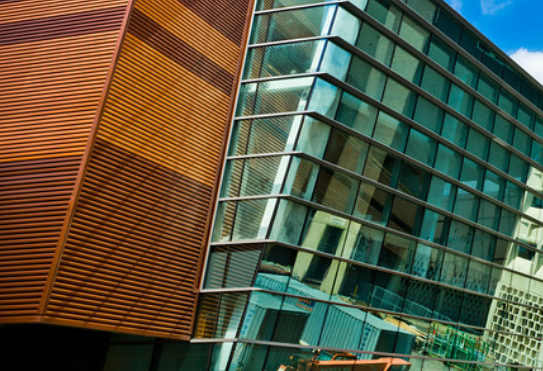
#> input picture ImageStitching/images/t2_1.png, 543 x 371 px; its folder holds 4 pictures in this run
$ python t2.py   (Python 2 division)
#> lines starting #> are read from the running program, lines starting #| are printed output that depends on the picture
# 1. Only add your code inside the function (including newly improted packages).
#  You can design a new function and call the new function in the given functions.
# 2. For bonus: Give your own picturs. If you have N pictures, name your pictures such as ["t3_1.png", "t3_2.png", ..., "t3_N.png"], and put them inside the folder "images".
# 3. Not following the project guidelines will result in a 10% reduction in grades

import cv2
import numpy as np
import matplotlib.pyplot as plt
import json


def Overlap(img1,img2):
    olap=0
    matches1=[]
    matches2=[]
    keypoints1, descriptors1 = cv2.SIFT_create(450).detectAndCompute(img1,None)
    keypoints2, descriptors2 = cv2.SIFT_create(450).detectAndCompute(img2,None)
    for i in range(len(descriptors1)):
        for j in range(len(descriptors2)):
           dist=np.linalg.norm(descriptors1[i]-descriptors2[j])/len(descriptors1)
           if(dist<0.3):
                matches1.append(keypoints1[i].pt)
                matches2.append(keypoints2[j].pt)
    if len(matches1)>40:
        m1=np.array(matches1).reshape(-1,1,2)
        m2=np.array(matches2).reshape(-1,1,2)
        retval,_ = cv2.findHomography(m1, m2, cv2.RANSAC, 5)

        #images width and height
        h1,w1,_=img1.shape
        h2,w2,_=img2.shape

        tmpwp1 = np.float32([[0,0],[0,h1],[w1,h1],[w1,0]]).reshape(-1,1,2)
        wp2 = np.float32([[0,0],[0,h2],[w2,h2],[w2,0]]).reshape(-1,1,2)
        wp1= cv2.perspectiveTransform(tmpwp1, retval)
        w = np.concatenate((wp1,wp2), axis=0)


        (l, t),(r, b) = np.int32(w.min(axis=0).ravel()), np.int32(w.max(axis=0).ravel())
        translation = np.array([[1.0, 0.0, -l], [0.0, 1.0, -t], [0.0, 0.0, 1.0]])
        warp_img1 = cv2.warpPerspective(img1, translation.dot(retval), (r-l, b-t))
        warp_img2 = cv2.warpPerspective(img2, translation,(r-l, b-t))

        img1_gray = cv2.cvtColor(warp_img1, cv2.COLOR_BGR2GRAY)
        img2_gray = cv2.cvtColor(warp_img2, cv2.COLOR_BGR2GRAY)
        i1=cv2.threshold(img1_gray, 1,255, cv2.THRESH_BINARY)[1]
        i2=cv2.threshold(img2_gray, 1,255, cv2.THRESH_BINARY)[1]
        result=cv2.bitwise_and(i1,i2)
        r=np.where(result>0,1,0)
        olap=(np.sum(r)/(i1.shape[0]*i1.shape[1]))+2
    return olap*100


def stitch_background(img1, img2):
    "The output image should be saved in the savepath."
    "Do NOT modify the code provided."
    matches1=[]
    matches2=[]
    keypoints1, descriptors1 = cv2.SIFT_create(450).detectAndCompute(img1,None)
    keypoints2, descriptors2 = cv2.SIFT_create(450).detectAndCompute(img2,None)
    for i in range(len(descriptors1)):
        for j in range(len(descriptors2)):
           dist=np.linalg.norm(descriptors1[i]-descriptors2[j])/len(descriptors1)
           if(dist<0.5):
                matches1.append(keypoints1[i].pt)
                matches2.append(keypoints2[j].pt)

    m1=np.array(matches1).reshape(-1,1,2)
    m2=np.array(matches2).reshape(-1,1,2)
    retval,_ = cv2.findHomography(m1, m2, cv2.RANSAC, 5)

    #images width and height
    h1,w1,_=img1.shape
    h2,w2,_=img2.shape

    #print(len(matches1))
    tmpwp1 = np.float32([[0,0],[0,h1],[w1,h1],[w1,0]]).reshape(-1,1,2)
    wp2 = np.float32([[0,0],[0,h2],[w2,h2],[w2,0]]).reshape(-1,1,2)
    wp1= cv2.perspectiveTransform(tmpwp1, retval)
    w = np.concatenate((wp1,wp2), axis=0)


    (l, t),(r, b) = np.int32(w.min(axis=0).ravel()), np.int32(w.max(axis=0).ravel())
    translation = np.array([[1.0, 0.0, -l], [0.0, 1.0, -t], [0.0, 0.0, 1.0]])
    warp_img1 = cv2.warpPerspective(img1, translation.dot(retval), (r-l, b-t))
    warp_img2 = cv2.warpPerspective(img2, translation,(r-l, b-t))
    warp_img1[-t:h2-t,-l:w2-l] = img2


    return warp_img1

def stitch(imgmark, N=4, savepath=''): #For bonus: change your input(N=*) here as default if the number of your input pictures is not 4.
    "The output image should be saved in the savepath."
#> called with imgmark = 't2', N = 4, savepath = 'task2.png'
    "The intermediate overlap relation should be returned as NxN a one-hot(only contains 0 or 1) array."
    "Do NOT modify the code provided."
    imgpath = [f'./images/{imgmark}_{n}.png' for n in range(1,N+1)]
    imgs = []
    for ipath in imgpath:
        img = cv2.imread(ipath)
#> img is the input picture: shape (371, 543, 3); mean B, G, R 64.1, 86.7, 86.8
        imgs.append(img)
    "Start you code here"

    new_image=imgs[0]

    for idx in range(1,len(imgs)):
       new_image = stitch_background(new_image,imgs[idx])
#> this loop made 2 passes
#> pass 1, in stitch_background, `warp_img1 = cv2.warpPerspective(img1, translation.dot(retval), (r-l, b..`:
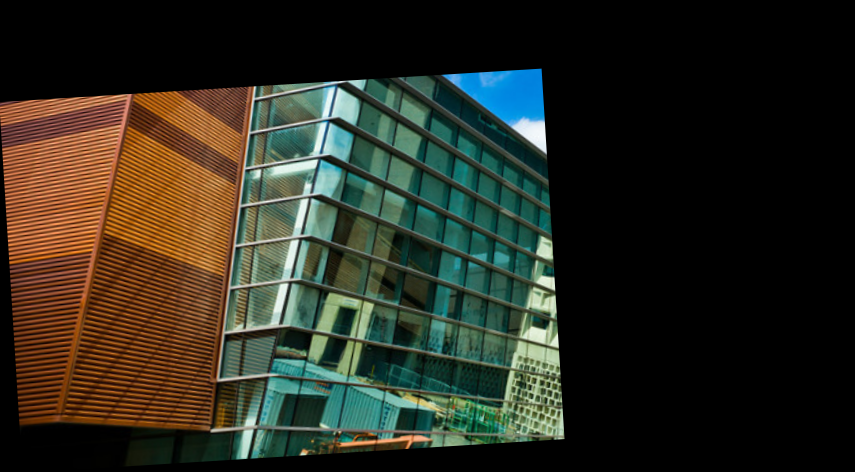
#> warp_img1: shape (472, 855, 3); mean B, G, R 32, 43.3, 43.4
#> pass 1, in stitch_background, `warp_img2 = cv2.warpPerspective(img2, translation,(r-l, b-t))`:
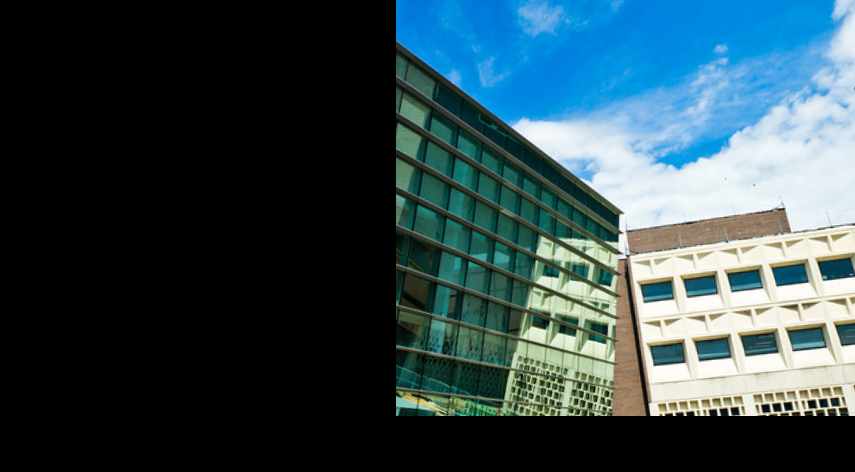
#> warp_img2: shape (472, 855, 3); mean B, G, R 77.8, 71.9, 50.6
#> pass 1, in stitch, `new_image = stitch_background(new_image,imgs[idx])`:
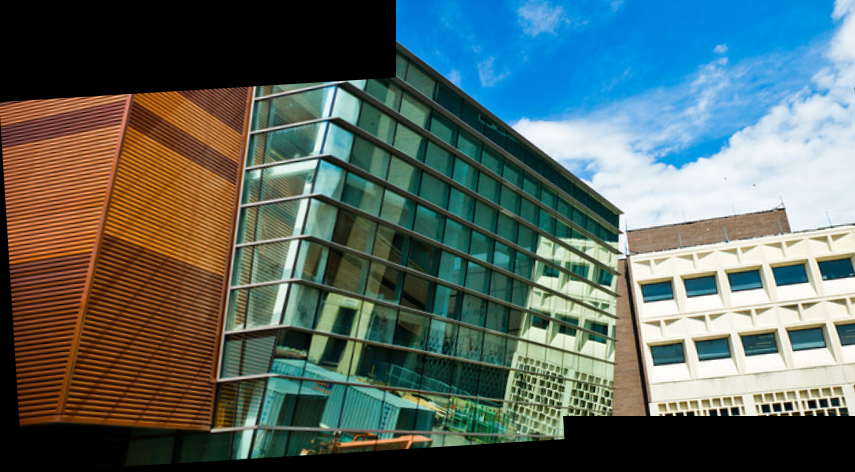
#> new_image: shape (472, 855, 3); mean B, G, R 98.8, 103.1, 87.4

    cv2.imwrite(savepath, new_image)
    overlap_arr=np.zeros((N,N))
    for idx1, img1 in enumerate(imgs):
        for idx2, img2 in enumerate(imgs):
            olap=Overlap(img1,img2)
            if olap>20:
                overlap_arr[idx1][idx2]=1

    return overlap_arr
if __name__ == "__main__":
    #task2
#> (the run stopped early here; a loop or call above may not have finished)
